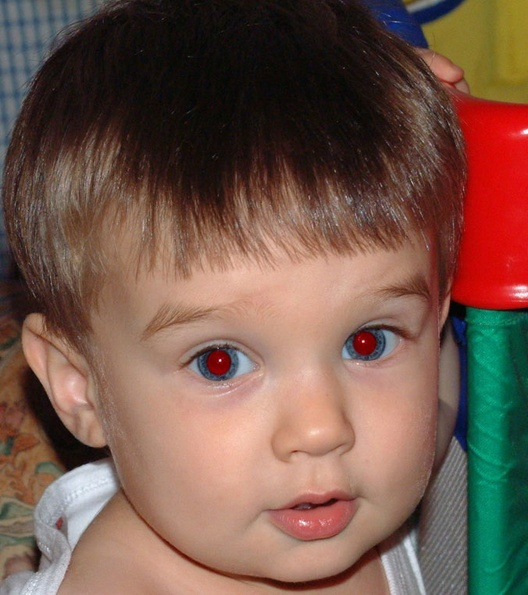
#> input picture foto1.jpg, 528 x 595 px, shrunk from 676 x 762 before the run; the run also reads 1 picture not shown here
$ jupyter execute ojos_rojos.ipynb
#> lines starting #> are read from the running program, lines starting #| are printed output that depends on the picture; after the words box and inside, x2 and y2 are one past the last pixel; in counts of white or black regions, pixels touching at a corner belong together
# Actividad 1
# Eliminación de anomalías en imágenes

## Autores:
- José Antonio Betances Vargas
- Jacobo Farray Rodríguez
- Pedro Alejandro González Morales
- Jean Michael Urday García

Ausente: José Enrique Cabrera Pérez

## Fecha de reuniones:

| Fecha | J. A. Betance Vargas | J. Farray Rodríguez | P. A. González Morales | J. M. Urday Garcia | J. E. Cabrera Pérez |
| -- | -- | -- | -- | -- | -- |
| 29.04.2021 | Ok | Ok | Ok | Ok | No |
| 02.05.2021 |Ok | Ok | Ok | Ok | No |
| 05.05.2021 |Ok | Ok | Ok | Ok | No |

## Descripción del problema

En este libro de Python se procede a corregir la anomalía de los ojos rojos en fotografías con flash.

## Solución propuesta

Para resolver esta anomalía se parte de un código de Python (Mallik, 2017) y de unas librerías de *OpenCV* (Github, 2020) como base.

Los pasos del proceso serían:

- Convertimos la imagen con la anomalía a escala de grises y detectamos caras (*cara*) y para cada cara detectamos ojos (*ojo*) usando un *Cascade* previamente entrenado.
- Crear una máscara:
    - Pasamos la imagen del ojo al espacio de colores *HSV* (HSL and HSV, 2021).
    - Usamos el canal de saturación (S) para, mediante un *sigma clipping* (Akhlaghi, 2021), quedarnos con los puntos por encima de un valor. Con *sigma_upper* controlamos cuantos múltiplos de la desviación estándar por encima de la media seleccionamos.
    - Detectamos los contornos en la máscara para quedarnos con el de mayor área. Este contorno lo tomaremos como el de la pupila a corregir.
- Corrección de la pupila:
    - Descomponemos la imagen del ojo en los canales RGB. Desechamos el canal R ya que contiene información no deseada.
    - Reconstruimos el color de la pupila con la información restante, para ello calculamos la media de la suma de los canales B y G (*mean*)
    - Aplicamos la máscara sobre el promedio y separamos los canales RGB del resultado (*mean*)
    - Separamos la imagen de la máscara en los canales RGB (*mask2*)
    - La pupila corregida será el resultado de la operación *(mask2 & ojo) + mean* realizada punto a punto y para cada canal.

## Código

Se ofrece el código fuente comentado con varias imágenes de prueba. El código posee un parámetro de depuración (*debug=True/False*) que muestra información adicional del proceso.

Hemos decidido usar la media para realizar el *sigma clipping* en lugar de la mediana como sugiere *sigma clipping* (Akhlaghi, 2021) ya que en nuestras imágenes no tenemos zonas o puntos atípicos como es el caso de las imágenes astronómicas.

[cell 1]
import cv2
import numpy as np
from matplotlib import pyplot as plt

[cell 2]
def main(imgName):
#> called with imgName = 'foto1.jpg'
    face_cascade = cv2.CascadeClassifier('haarcascade_frontalface_default.xml')
    eye_cascade = cv2.CascadeClassifier('haarcascade_eye.xml')

    img = cv2.imread(imgName)
#> img is the input picture: shape (595, 528, 3); mean B, G, R 75.7, 88.6, 117.3

    # Imagen original
    img_original=img.copy()

    # Imagen para depuración
    img_debug=img.copy()

    img_gray = cv2.cvtColor(img, cv2.COLOR_BGR2GRAY)

    # Pasamos imagen a HSV porque en el canal S de saturación aparecen los colores saturados
    img_hsv  = cv2.cvtColor(img, cv2.COLOR_BGR2HSV)
#> img_hsv: shape (595, 528, 3); mean H, S, V 27.7, 114, 123.9

    # Detectamos las posibles caras
    # Hemos probado distintos minNeighbors, hasta dar con el mejor (3)

    faces = face_cascade.detectMultiScale(img_gray, scaleFactor=1.3,minNeighbors=3)
#> faces = [[145, 231, 323, 323]]

    debug = False

    # Para cada cara...
    for (x,y,w,h) in faces:

        if debug:
            # Recuadro para verificar detección de cara
            cv2.rectangle(img_debug,(x,y),(x+w,y+h),(255,0,0),1)

        # Cogemos la cara
        cara = img[y:y+h, x:x+w]
        cara_hsv  =  img_hsv[y:y+h, x:x+w]

        # Detectamos los ojos por cada cara
        ojos = eye_cascade.detectMultiScale(cara,scaleFactor=1.3, minNeighbors=4)

        for (ex,ey,ew,eh) in ojos:

            ojo = cara[ey:ey+eh, ex:ex+ew].astype(np.uint8)
            ojo_hsv  =  cara_hsv[ey:ey+eh, ex:ex+ew].astype(np.uint8) # peter


            # --> Mascara HSV:
            # En el canal S (saturación) el ojo rojo destaca bastante y es mas facil hacer la máscara.
            # La máscara la creamos desechando los valores por encima de un cierto valor
            # mediante un sigma_clipping.

            h, s, v = cv2.split(ojo_hsv)

            # Número de sigmas por encima de la media
            sigma_upper = 1.5
            # Creamos máscara
            mask  = (s>(np.mean(s)+sigma_upper*np.std(s))).astype(np.uint8)*255

            # Buscamos los contornos posibles en la máscara
            contours, _ = cv2. findContours(mask.copy() ,cv2.RETR_EXTERNAL,cv2.CHAIN_APPROX_NONE )

            # Nos quedamos con el contorno con la mayor área
            maxArea = 0
            maxCont = None
            for cont in contours:
                area = cv2.contourArea(cont)
                if area > maxArea:
                    maxArea = area
                    maxCont = cont


            # Ponemos máscara a cero
            mask = mask * 0

            # Ensanchamos la máscara un pixel para evitar bordes abruptos
            cv2.drawContours(mask , [maxCont],0 ,(255),-1 )
            mask = cv2.dilate(mask, None, anchor=(-1, -1), iterations=1, borderType=1, borderValue=1)

            # Dividimos el ojo en canales RGB
            b, g ,r = cv2.split(ojo)
            # Sumamos canales Azul y Verde
            bg = cv2.add(b,g)

            # Sacamos promedio int de Azul y Verde
            mean  = bg //2

            # Obtenemos la textura de la pupila, mediante el promedio sobre la máscara
            mean = cv2.bitwise_and(mean , mask )
            # Convertimos a 3 canales el promedio (lo que desatura la pupila)
            mean = cv2.cvtColor(mean ,cv2.COLOR_GRAY2BGR )
            # Convertimos a 3 canales la máscara
            mask2 = cv2.cvtColor(mask ,cv2.COLOR_GRAY2BGR )

            # Colocamos la pupila en cero, y sobre ella dibujamos la textura desaturada de la pupila
            eye = cv2.bitwise_and(~mask2,ojo)+mean

            if debug:
                # Dibujamos máscara solo para depurar
                img_debug[y+ey:y+ey+eh, x+ex:x+ex+ew] = np.repeat(np.expand_dims(mask,axis=2),3, axis=2)

            # Reemplazamos ojo para imagen corregida
            img[y+ey:y+ey+eh, x+ex:x+ex+ew] =  eye


            if debug:
                # Imprimo y dibujo cosas
                print("Number of Contours is: " + str(len(contours)))
                # cv2.drawContours(img, contours, 0, (0, 230, 255), 1)
                print("- Estadistica (bg) :: mean,std,median")
                print(np.mean(bg),np.std(bg),np.median(bg))
                print("- Estadistica (r) :: mean,std,median")
                print(np.mean(r),np.std(r),np.median(r))
                print("- Estadistica (s) :: mean,std,median")
                print(np.mean(s),np.std(s),np.median(s))
                print("Plot r,g,b :: bg :: h,s,v :: mask")
                plt.figure(figsize=(10,10))
                plt.imshow(np.hstack([r,g,b,bg,h,s,v,mask]))
                plt.show()
#> this loop made 1 pass
#> (x, y, w, ojos) on pass 1: (145, 231, 323, [[177, 67, 90, 90], [23, 82, 97, 97]])
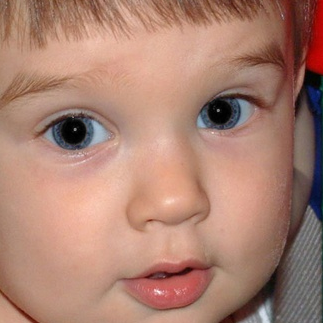
#> cara: shape (323, 323, 3); mean B, G, R 113.9, 129.6, 171.6
#> img: shape (595, 528, 3); 0.37% of pixels changed, all inside (x1, y1, x2, y2) = (205, 329, 377, 377)
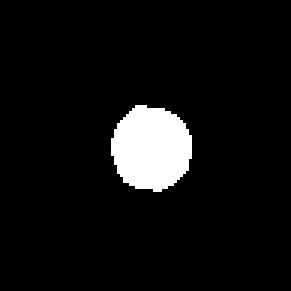
#> mask: shape (97, 97) (shown 3 times larger); 6.4% white; 1 white region, box (x1, y1, x2, y2) and area: (37, 35, 64, 64) 604

    if debug:
        image=cv2.cvtColor(np.hstack([img_original,img_debug,img]),cv2.COLOR_BGR2RGB)
    else:
        image=cv2.cvtColor(np.hstack([img_original,img]),cv2.COLOR_BGR2RGB)

    plt.figure(figsize=(10,10))
    plt.imshow(image)
    plt.show()

[cell 3]
main('foto1.jpg') # Véase Farr, 2015.
main('foto2.jpg') # Véase Mallick, 2017.
#> call 2 of main, with imgName = 'foto2.jpg'
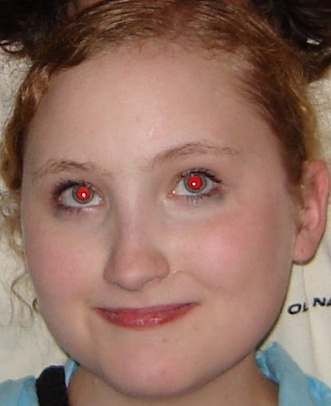
#> input picture foto2.jpg, 331 x 406 px, shrunk from 424 x 520 before the run
#> in main, img is the input picture: shape (406, 331, 3); mean B, G, R 98.6, 111.6, 145.1
#> in main (call 2), `img_hsv  = cv2.cvtColor(img, cv2.COLOR_BGR2HSV)`: img_hsv: shape (406, 331, 3); mean H, S, V 14.8, 95.3, 146.5
#> in main (call 2), `faces = face_cascade.detectMultiScale(img_gray, scaleFactor=1.3,minNei..`: faces = [[10, 102, 255, 255]]
#> the loop in main (call 2), `for (x,y,w,h) in faces: ` made 1 pass
#> (x, y, w, ojos) on pass 1: (10, 102, 255, [[148, 47, 70, 70], [30, 61, 64, 64]])
#> after the loop in main (call 2), `for (x,y,w,h) in faces:`:
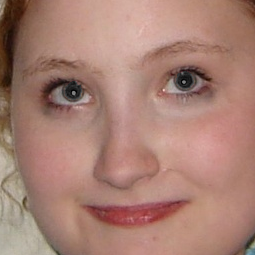
#> cara: shape (255, 255, 3); mean B, G, R 115.8, 128.3, 168.5
#> after the loop in main (call 2), `for (x,y,w,h) in faces:`: img: shape (406, 331, 3); 0.37% of pixels changed, all inside (x1, y1, x2, y2) = (75, 173, 204, 202)
#> after the loop in main (call 2), `for (x,y,w,h) in faces:`: mask: shape (64, 64); 6.1% white; 1 white region, box (x1, y1, x2, y2) and area: (35, 20, 52, 39) 251
#> after the loop in main (call 2), `for (x,y,w,h) in faces:`:
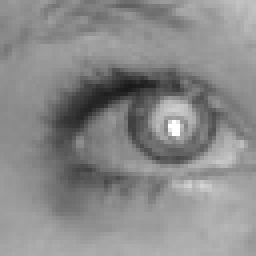
#> r: shape (64, 64) (shown 4 times larger); min 25, max 255, mean 138.1
#> after the loop in main (call 2), `for (x,y,w,h) in faces:`:
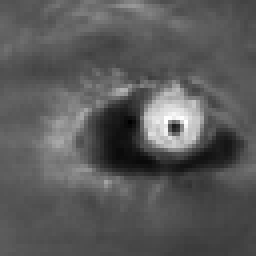
#> s: shape (64, 64) (shown 4 times larger); min 0, max 255, mean 89.2
main('foto3.jpg') # Véase Kimbrough, s. f.
#> call 3 of main, with imgName = 'foto3.jpg'
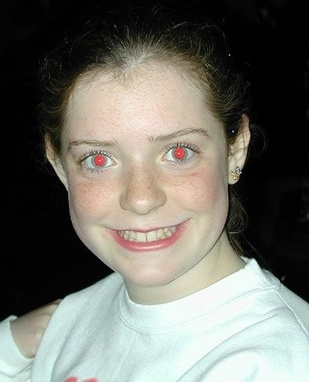
#> input picture foto3.jpg, 309 x 382 px, shrunk from 395 x 489 before the run
#> in main, img is the input picture: shape (382, 309, 3); mean B, G, R 103.1, 110.9, 111.1
#> in main (call 3), `img_hsv  = cv2.cvtColor(img, cv2.COLOR_BGR2HSV)`: img_hsv: shape (382, 309, 3); mean H, S, V 30.2, 31.6, 115.9
#> in main (call 3), `faces = face_cascade.detectMultiScale(img_gray, scaleFactor=1.3,minNei..`: faces = [[41, 84, 196, 196]]
#> the loop in main (call 3), `for (x,y,w,h) in faces: ` made 1 pass
#> (x, y, w, ojos) on pass 1: (41, 84, 196, [[113, 46, 49, 49], [31, 52, 46, 46]])
#> after the loop in main (call 3), `for (x,y,w,h) in faces:`:
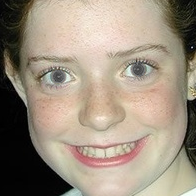
#> cara: shape (196, 196, 3); mean B, G, R 127.9, 144.2, 157.1
#> after the loop in main (call 3), `for (x,y,w,h) in faces:`: img: shape (382, 309, 3); 0.26% of pixels changed, all inside (x1, y1, x2, y2) = (93, 145, 186, 167)
#> after the loop in main (call 3), `for (x,y,w,h) in faces:`: mask: shape (46, 46); 6.7% white; 1 white region, box (x1, y1, x2, y2) and area: (21, 18, 34, 31) 142
main('foto4.jpg') # Véase Home Photo Studio, s. f.
#> call 4 of main, with imgName = 'foto4.jpg'
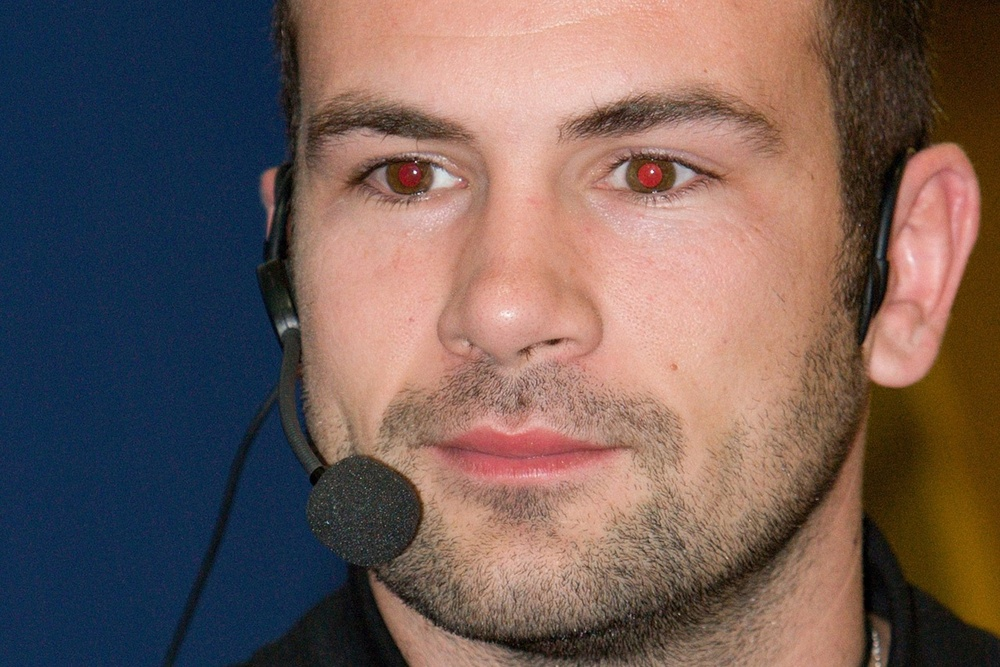
#> input picture foto4.jpg, 1000 x 667 px, shrunk from 1280 x 854 before the run
#> in main, img is the input picture: shape (667, 1000, 3); mean B, G, R 88.1, 92.9, 113.5
#> in main (call 4), `img_gray = cv2.cvtColor(img, cv2.COLOR_BGR2GRAY)`:
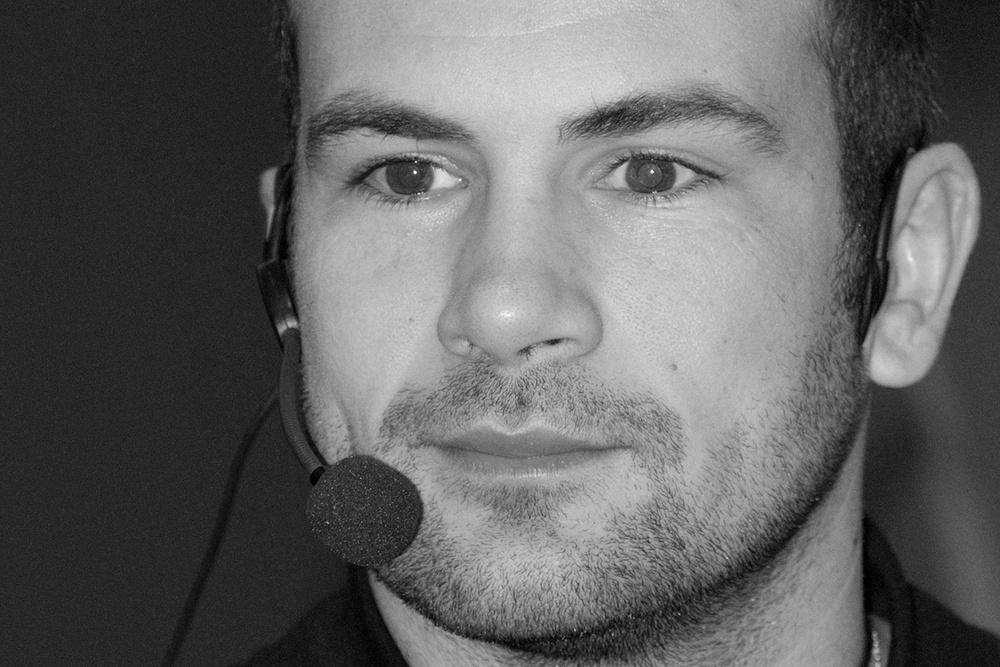
#> img_gray: shape (667, 1000); min 0, max 251, mean 98.5
#> in main (call 4), `img_hsv  = cv2.cvtColor(img, cv2.COLOR_BGR2HSV)`: img_hsv: shape (667, 1000, 3); mean H, S, V 41.8, 133.8, 130
#> in main (call 4), `faces = face_cascade.detectMultiScale(img_gray, scaleFactor=1.3,minNei..`: faces = [[250, 13, 559, 559]]
#> the loop in main (call 4), `for (x,y,w,h) in faces: ` made 1 pass
#> (x, y, w, ojos) on pass 1: (250, 13, 559, [[86, 101, 126, 126], [337, 99, 124, 124]])
main('foto5.jpg') # Véase Oscpics, s. f.
